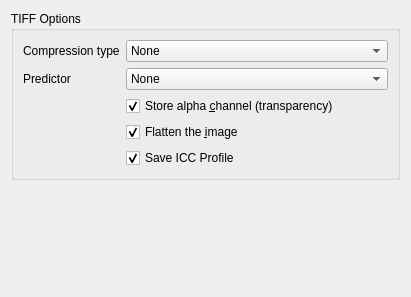
<?xml version="1.0" encoding="UTF-8"?>
<ui version="4.0">
 <author><![CDATA[
  SPDX-FileCopyrightText: 2021 L. E. Segovia <amy@amyspark.me>
  SPDX-License-Identifier: GPL-3.0-or-later
 ]]></author>
 <class>KisWdgOptionsTIFF</class>
 <widget class="QWidget" name="KisWdgOptionsTIFF">
  <property name="geometry">
   <rect>
    <x>0</x>
    <y>0</y>
    <width>411</width>
    <height>297</height>
   </rect>
  </property>
  <property name="sizePolicy">
   <sizepolicy hsizetype="MinimumExpanding" vsizetype="MinimumExpanding">
    <horstretch>0</horstretch>
    <verstretch>0</verstretch>
   </sizepolicy>
  </property>
  <property name="minimumSize">
   <size>
    <width>411</width>
    <height>297</height>
   </size>
  </property>
  <property name="windowTitle">
   <string>TIFF Options</string>
  </property>
  <layout class="QVBoxLayout" name="verticalLayout">
   <item>
    <widget class="QGroupBox" name="tiffOptions">
     <property name="title">
      <string>TIFF Options</string>
     </property>
     <layout class="QFormLayout" name="formLayout">
      <item row="0" column="0">
       <widget class="QLabel" name="lblCompressionType">
        <property name="text">
         <string>Compression type</string>
        </property>
        <property name="wordWrap">
         <bool>false</bool>
        </property>
       </widget>
      </item>
      <item row="0" column="1">
       <widget class="KComboBox" name="kComboBoxCompressionType">
        <item>
         <property name="text">
          <string>None</string>
         </property>
        </item>
        <item>
         <property name="text">
          <string>JPEG DCT Compression</string>
         </property>
        </item>
        <item>
         <property name="text">
          <string>Deflate (ZIP)</string>
         </property>
        </item>
        <item>
         <property name="text">
          <string>Lempel-Ziv &amp; Welch (LZW)</string>
         </property>
        </item>
        <item>
         <property name="text">
          <string>Pixar Log</string>
         </property>
        </item>
       </widget>
      </item>
      <item row="1" column="0">
       <widget class="QLabel" name="lblPredictor">
        <property name="text">
         <string>Predictor</string>
        </property>
        <property name="wordWrap">
         <bool>false</bool>
        </property>
       </widget>
      </item>
      <item row="1" column="1">
       <widget class="KComboBox" name="kComboBoxPredictor">
        <property name="toolTip">
         <string>Using a predictor can improve the compression (mostly for LZW and deflate.)</string>
        </property>
        <property name="currentItem" stdset="0">
         <number>0</number>
        </property>
        <item>
         <property name="text">
          <string>None</string>
         </property>
        </item>
        <item>
         <property name="text">
          <string>Horizontal Differencing</string>
         </property>
        </item>
        <item>
         <property name="text">
          <string>Floating Point Horizontal Differencing</string>
         </property>
        </item>
       </widget>
      </item>
      <item row="2" column="1">
       <widget class="QCheckBox" name="alpha">
        <property name="sizePolicy">
         <sizepolicy hsizetype="MinimumExpanding" vsizetype="Fixed">
          <horstretch>0</horstretch>
          <verstretch>0</verstretch>
         </sizepolicy>
        </property>
        <property name="minimumSize">
         <size>
          <width>277</width>
          <height>0</height>
         </size>
        </property>
        <property name="toolTip">
         <string>Disable to get smaller files if your image has no transparency</string>
        </property>
        <property name="whatsThis">
         <string>&lt;p&gt;The Portable Network Graphics (PNG) file format allows transparency in your image to be stored by saving an alpha channel.
You can uncheck the box if you are not using transparency and you want to make the resulting file smaller .&lt;br&gt;Always saving the alpha channel is recommended.&lt;/p&gt;</string>
        </property>
        <property name="text">
         <string>Store alpha &amp;channel (transparency)</string>
        </property>
        <property name="checked">
         <bool>true</bool>
        </property>
       </widget>
      </item>
      <item row="3" column="1">
       <widget class="QCheckBox" name="flatten">
        <property name="toolTip">
         <string>This option will merge all layers. It is advisable to check this option, otherwise other applications might not be able to read your file correctly.</string>
        </property>
        <property name="text">
         <string>Flatten the &amp;image</string>
        </property>
        <property name="checked">
         <bool>true</bool>
        </property>
       </widget>
      </item>
      <item row="4" column="1">
       <widget class="QCheckBox" name="chkSaveProfile">
        <property name="text">
         <string>Save ICC Profile</string>
        </property>
        <property name="checked">
         <bool>true</bool>
        </property>
       </widget>
      </item>
     </layout>
    </widget>
   </item>
   <item>
    <widget class="QStackedWidget" name="codecsOptionsStack">
     <property name="frameShape">
      <enum>QFrame::NoFrame</enum>
     </property>
     <property name="currentIndex">
      <number>0</number>
     </property>
     <widget class="QWidget" name="widget1">
      <layout class="QHBoxLayout">
       <property name="spacing">
        <number>0</number>
       </property>
       <property name="leftMargin">
        <number>0</number>
       </property>
       <property name="topMargin">
        <number>0</number>
       </property>
       <property name="rightMargin">
        <number>0</number>
       </property>
       <property name="bottomMargin">
        <number>0</number>
       </property>
       <item>
        <widget class="QFrame" name="frame4">
         <property name="frameShape">
          <enum>QFrame::NoFrame</enum>
         </property>
         <property name="frameShadow">
          <enum>QFrame::Plain</enum>
         </property>
        </widget>
       </item>
      </layout>
     </widget>
     <widget class="QWidget" name="widget2">
      <layout class="QHBoxLayout">
       <property name="spacing">
        <number>0</number>
       </property>
       <property name="leftMargin">
        <number>0</number>
       </property>
       <property name="topMargin">
        <number>0</number>
       </property>
       <property name="rightMargin">
        <number>0</number>
       </property>
       <property name="bottomMargin">
        <number>0</number>
       </property>
       <item>
        <widget class="QGroupBox" name="groupBoxJPEG">
         <property name="sizePolicy">
          <sizepolicy hsizetype="Minimum" vsizetype="Minimum">
           <horstretch>0</horstretch>
           <verstretch>0</verstretch>
          </sizepolicy>
         </property>
         <property name="title">
          <string>JPEG Compression Options</string>
         </property>
         <layout class="QFormLayout" name="formLayout_2">
          <item row="0" column="0">
           <widget class="QLabel" name="label">
            <property name="text">
             <string>Quality</string>
            </property>
            <property name="alignment">
             <set>Qt::AlignTop</set>
            </property>
            <property name="wordWrap">
             <bool>false</bool>
            </property>
           </widget>
          </item>
          <item row="0" column="1">
           <layout class="QGridLayout" name="gridLayout_3">
            <item row="0" column="0">
             <widget class="QLabel" name="lblSmallest">
              <property name="text">
               <string>Smallest</string>
              </property>
              <property name="wordWrap">
               <bool>false</bool>
              </property>
             </widget>
            </item>
            <item row="0" column="1">
             <widget class="QLabel" name="lblBest">
              <property name="text">
               <string>Best</string>
              </property>
              <property name="alignment">
               <set>Qt::AlignRight|Qt::AlignTrailing|Qt::AlignVCenter</set>
              </property>
              <property name="wordWrap">
               <bool>false</bool>
              </property>
             </widget>
            </item>
            <item row="1" column="0" colspan="2">
             <widget class="KisSliderSpinBox" name="qualityLevel">
              <property name="toolTip">
               <string>These settings determine how much information is lost during compression</string>
              </property>
              <property name="suffix">
               <string>%</string>
              </property>
              <property name="minimum">
               <number>0</number>
              </property>
              <property name="maximum">
               <number>100</number>
              </property>
              <property name="singleStep">
               <number>1</number>
              </property>
              <property name="value">
               <number>80</number>
              </property>
              <property name="pageStep" stdset="0">
               <number>1</number>
              </property>
             </widget>
            </item>
           </layout>
          </item>
         </layout>
        </widget>
       </item>
      </layout>
     </widget>
     <widget class="QWidget" name="widget3">
      <layout class="QVBoxLayout" name="verticalLayout_4">
       <property name="spacing">
        <number>0</number>
       </property>
       <property name="leftMargin">
        <number>0</number>
       </property>
       <property name="topMargin">
        <number>0</number>
       </property>
       <property name="rightMargin">
        <number>0</number>
       </property>
       <property name="bottomMargin">
        <number>0</number>
       </property>
       <item>
        <widget class="QGroupBox" name="groupBoxDeflate">
         <property name="sizePolicy">
          <sizepolicy hsizetype="Minimum" vsizetype="Minimum">
           <horstretch>0</horstretch>
           <verstretch>0</verstretch>
          </sizepolicy>
         </property>
         <property name="title">
          <string>Deflate Compression Options</string>
         </property>
         <layout class="QFormLayout" name="formLayout_3">
          <item row="0" column="0">
           <widget class="QLabel" name="label_2">
            <property name="toolTip">
             <string>Note: the compression level does not change the quality of the result</string>
            </property>
            <property name="whatsThis">
             <string>&lt;p&gt;Adjust the compression time. Better compression takes longer.
&lt;br&gt;Note: the compression level does not change the quality of the result.&lt;/p&gt;</string>
            </property>
            <property name="text">
             <string>Compress:</string>
            </property>
            <property name="alignment">
             <set>Qt::AlignTop</set>
            </property>
            <property name="wordWrap">
             <bool>false</bool>
            </property>
           </widget>
          </item>
          <item row="0" column="1">
           <layout class="QGridLayout" name="gridLayout_4">
            <item row="0" column="0">
             <widget class="QLabel" name="lblFast">
              <property name="whatsThis">
               <string>&lt;p&gt;Adjust the compression time. Better compression takes longer.
&lt;br&gt;Note: the compression level does not change the quality of the result.&lt;/p&gt;</string>
              </property>
              <property name="text">
               <string comment="save the file quickly, but do not compress very well">Fast</string>
              </property>
              <property name="wordWrap">
               <bool>false</bool>
              </property>
             </widget>
            </item>
            <item row="0" column="1">
             <widget class="QLabel" name="lblSmall">
              <property name="whatsThis">
               <string>&lt;p&gt;Adjust the compression time. Better compression takes longer.
&lt;br&gt;Note: the compression level does not change the quality of the result.&lt;/p&gt;</string>
              </property>
              <property name="text">
               <string comment="make the file small, at the price of a longer saving time">Small</string>
              </property>
              <property name="alignment">
               <set>Qt::AlignRight|Qt::AlignTrailing|Qt::AlignVCenter</set>
              </property>
              <property name="wordWrap">
               <bool>false</bool>
              </property>
             </widget>
            </item>
            <item row="1" column="0" colspan="2">
             <widget class="KisSliderSpinBox" name="compressionLevelDeflate">
              <property name="toolTip">
               <string>Note: the compression level does not change the quality of the result</string>
              </property>
              <property name="whatsThis">
               <string>&lt;p&gt;Adjust the compression time. Better compression takes longer.
&lt;br&gt;Note: the compression level does not change the quality of the result.&lt;/p&gt;</string>
              </property>
              <property name="minimum">
               <number>1</number>
              </property>
              <property name="maximum">
               <number>9</number>
              </property>
              <property name="value">
               <number>6</number>
              </property>
              <property name="pageStep" stdset="0">
               <number>1</number>
              </property>
             </widget>
            </item>
           </layout>
          </item>
         </layout>
        </widget>
       </item>
      </layout>
     </widget>
     <widget class="QWidget" name="widget5">
      <layout class="QVBoxLayout">
       <property name="spacing">
        <number>0</number>
       </property>
       <property name="leftMargin">
        <number>0</number>
       </property>
       <property name="topMargin">
        <number>0</number>
       </property>
       <property name="rightMargin">
        <number>0</number>
       </property>
       <property name="bottomMargin">
        <number>0</number>
       </property>
       <item>
        <widget class="QGroupBox" name="groupBoxPixarLog">
         <property name="sizePolicy">
          <sizepolicy hsizetype="Minimum" vsizetype="Minimum">
           <horstretch>0</horstretch>
           <verstretch>0</verstretch>
          </sizepolicy>
         </property>
         <property name="title">
          <string>Pixar Log Compression Options</string>
         </property>
         <layout class="QFormLayout" name="formLayout_4">
          <item row="0" column="0">
           <widget class="QLabel" name="label_3">
            <property name="toolTip">
             <string>Note: the compression level does not change the quality of the result</string>
            </property>
            <property name="whatsThis">
             <string>&lt;p&gt;Adjust the compression time. Better compression takes longer.
&lt;br&gt;Note: the compression level does not change the quality of the result.&lt;/p&gt;</string>
            </property>
            <property name="text">
             <string>Compress:</string>
            </property>
            <property name="alignment">
             <set>Qt::AlignTop</set>
            </property>
            <property name="wordWrap">
             <bool>false</bool>
            </property>
           </widget>
          </item>
          <item row="0" column="1">
           <layout class="QGridLayout" name="gridLayout_5">
            <item row="0" column="0">
             <widget class="QLabel" name="lblFast_2">
              <property name="whatsThis">
               <string>&lt;p&gt;Adjust the compression time. Better compression takes longer.
&lt;br&gt;Note: the compression level does not change the quality of the result.&lt;/p&gt;</string>
              </property>
              <property name="text">
               <string comment="save quickly, but do not compress a lot">Fast</string>
              </property>
              <property name="wordWrap">
               <bool>false</bool>
              </property>
             </widget>
            </item>
            <item row="0" column="1">
             <widget class="QLabel" name="lblSmall_2">
              <property name="whatsThis">
               <string>&lt;p&gt;Adjust the compression time. Better compression takes longer.
&lt;br&gt;Note: the compression level does not change the quality of the result.&lt;/p&gt;</string>
              </property>
              <property name="text">
               <string comment="make a very small file, but take a long time saving">Small</string>
              </property>
              <property name="alignment">
               <set>Qt::AlignRight|Qt::AlignTrailing|Qt::AlignVCenter</set>
              </property>
              <property name="wordWrap">
               <bool>false</bool>
              </property>
             </widget>
            </item>
            <item row="1" column="0" colspan="2">
             <widget class="KisSliderSpinBox" name="compressionLevelPixarLog">
              <property name="toolTip">
               <string>Note: the compression level does not change the quality of the result</string>
              </property>
              <property name="whatsThis">
               <string>&lt;p&gt;Adjust the compression time. Better compression takes longer.
&lt;br&gt;Note: the compression level does not change the quality of the result.&lt;/p&gt;</string>
              </property>
              <property name="minimum">
               <number>1</number>
              </property>
              <property name="maximum">
               <number>9</number>
              </property>
              <property name="value">
               <number>6</number>
              </property>
              <property name="pageStep" stdset="0">
               <number>1</number>
              </property>
             </widget>
            </item>
           </layout>
          </item>
         </layout>
        </widget>
       </item>
      </layout>
     </widget>
    </widget>
   </item>
   <item>
    <spacer name="verticalSpacer">
     <property name="orientation">
      <enum>Qt::Vertical</enum>
     </property>
     <property name="sizeType">
      <enum>QSizePolicy::Expanding</enum>
     </property>
     <property name="sizeHint" stdset="0">
      <size>
       <width>20</width>
       <height>16</height>
      </size>
     </property>
    </spacer>
   </item>
  </layout>
 </widget>
 <customwidgets>
  <customwidget>
   <class>KComboBox</class>
   <extends>QComboBox</extends>
   <header location="global">kcombobox.h</header>
  </customwidget>
  <customwidget>
   <class>KisSliderSpinBox</class>
   <extends>QSpinBox</extends>
   <header location="global">kis_slider_spin_box.h</header>
  </customwidget>
 </customwidgets>
 <tabstops>
  <tabstop>kComboBoxCompressionType</tabstop>
  <tabstop>kComboBoxPredictor</tabstop>
  <tabstop>alpha</tabstop>
  <tabstop>flatten</tabstop>
  <tabstop>qualityLevel</tabstop>
  <tabstop>compressionLevelDeflate</tabstop>
  <tabstop>compressionLevelPixarLog</tabstop>
 </tabstops>
 <resources/>
 <connections/>
</ui>
